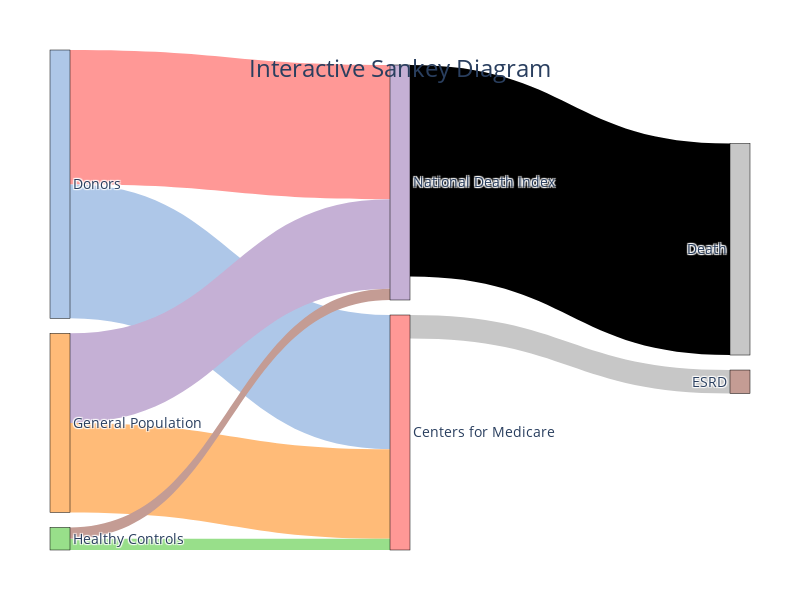

Here is the notebook cell this chart was saved with:
### Markdown cell above
Poisson regression (perioperative outcomes)

     1. complications/rehospitalization
     2. perioperative mortality

Survival anlaysis (long-term ESRD, mortality)

     1. kaplan-meier
     2. Cox regression

Risk attributable to donation (donors vs. nondonors)

     1. difference in absolute risk
     2. assessed over 30 years post-donation

### Code cell
import plotly.graph_objects as go

# Define the labels, source, target, and value for each link
labels = ['Donors', 'General Population', 'Healthy Controls', 'Centers for Medicare', 
          'National Death Index', 'ESRD', 'Death']
source = [0, 1, 2, 0, 1, 2, 3, 4]
target = [3, 3, 3, 4, 4, 4, 5, 6]
value = [57.1, 38.1, 4.8, 57.1, 38.1, 4.8, 10, 90]

# Define the color for each node
color = ['#aec7e8', '#ffbb78', '#98df8a', '#ff9896', '#c5b0d5', '#c49c94', '#c7c7c7']

# Create the Sankey diagram figure
fig = go.Figure(data=[go.Sankey(
    node = dict(
      pad = 15,
      thickness = 20,
      line = dict(color = "black", width = 0.5),
      label = labels,
      color = color
    ),
    link = dict(
      source = source,
      target = target,
      value = value,
      color = color
  ))])

# Customize the figure layout
fig.update_layout(
    title={
        'text': "Interactive Sankey Diagram",
        'x': 0.5,
        'y': 0.9,
        'font': {'size': 24}
    },
    font=dict(size=14),
    height=600,
    width=800,
    margin=dict(l=50, r=50, t=50, b=50)
)

# Display the Sankey diagram
fig.show()

# Take 99

{
 "cells": [
  {
   "cell_type": "code",
   "execution_count": None,
   "metadata": {},
   "outputs": [],
   "source": [
    "import plotly.graph_objects as go\n",
    "\n",
    "# Define the labels, source, target, and value for each link\n",
    "labels = ['Donors', 'General Population', 'Healthy Controls', 'Centers for Medicare', \n",
    "          'National Death Index', 'ESRD', 'Death']\n",
    "source = [0, 1, 2, 0, 1, 2, 3, 4]\n",
    "target = [3, 3, 3, 4, 4, 4, 5, 6]\n",
    "value = [57.1, 38.1, 4.8, 57.1, 38.1, 4.8, 10, 90]\n",
    "\n",
    "# Define the color for each node\n",
    "color = ['#aec7e8', '#ffbb78', '#98df8a', '#ff9896', '#c5b0d5', '#c49c94', '#c7c7c7']\n",
    "\n",
    "# Create the Sankey diagram figure\n",
    "fig = go.Figure(data=[go.Sankey(\n",
    "    node = dict(\n",
    "      pad = 15,\n",
    "      thickness = 20,\n",
    "      line = dict(color = \"black\", width = 0.5),\n",
    "      label = labels,\n",
    "      color = color\n",
    "    ),\n",
    "    link = dict(\n",
    "      source = source,\n",
    "      target = target,\n",
    "      value = value,\n",
    "      color = color\n",
    "  ))])\n",
    "\n",
    "# Customize the figure layout\n",
    "fig.update_layout(\n",
    "    title={\n",
    "        'text': \"Interactive Sankey Diagram\",\n",
    "        'x': 0.5,\n",
    "        'y': 0.9,\n",
    "        'font': {'size': 24}\n",
    "    },\n",
    "    font=dict(size=14),\n",
    "    height=600,\n",
    "    width=800,\n",
    "    margin=dict(l=50, r=50, t=50, b=50)\n",
    ")\n",
    "\n",
    "# Display the Sankey diagram\n",
    "fig.show()"
   ]
  }
 ],
 "metadata": {
  "kernelspec": {
   "display_name": "Python 3",
   "language": "python",
   "name": "python3"
  },
  "language_info": {
   "codemirror_mode": {
    "name": "ipython",
    "version": 3
   },
   "file_extension": ".py",
   "mimetype": "text/x-python"
  }
 }
}

### Figure 1 — Plotly figure (JSON) as saved in the notebook; plotly's stock layout.template omitted (floating-point values rounded to 4 significant figures)
{"data": [{"link": {"color": ["#aec7e8", "#ffbb78", "#98df8a", "#ff9896", "#c5b0d5", "#c49c94", "#c7c7c7"], "source": [0, 1, 2, 0, 1, 2, 3, 4], "target": [3, 3, 3, 4, 4, 4, 5, 6], "value": [57.1, 38.1, 4.8, 57.1, 38.1, 4.8, 10, 90]}, "node": {"color": ["#aec7e8", "#ffbb78", "#98df8a", "#ff9896", "#c5b0d5", "#c49c94", "#c7c7c7"], "label": ["Donors", "General Population", "Healthy Controls", "Centers for Medicare", "National Death Index", "ESRD", "Death"], "line": {"color": "black", "width": 0.5}, "pad": 15, "thickness": 20}, "type": "sankey"}], "layout": {"font": {"size": 14}, "height": 600, "margin": {"b": 50, "l": 50, "r": 50, "t": 50}, "title": {"font": {"size": 24}, "text": "Interactive Sankey Diagram", "x": 0.5, "y": 0.9}, "width": 800}}
